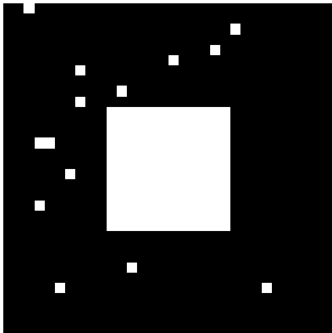
#> input picture D22180_HW_3/s1.png, 332 x 333 px, found by its file name
$ jupyter execute --allow-errors D22180_HW_3_4.ipynb
#> lines starting #> are read from the running program, lines starting #| are printed output that depends on the picture; after the words box and inside, x2 and y2 are one past the last pixel; in counts of white or black regions, pixels touching at a corner belong together
#Problem 4: Binary Image Processing

1.Implement the connected components algorithm and use it to label the binarized version of I.

[cell 1]
import numpy

#> (a cell that did not finish here is left out)

[cell 3]
# CCA Connected Component Analysis Algorithm function
def CCA(I, newI):
    R = numpy.array(newI, dtype=numpy.uint16) #Label Matrix
    # initializing equivalency list
    E = [0] #equivalency_list
    lv = 0 #    Label value
    for i in range(r):
        for j in range(c):
            if I[i, j] == 1:
                top = R[i, j + 1]
                left = R[i + 1, j]
                if top == 0 and left == 0:
                    lv = lv + 1
                    E.append(lv)
                    R[i + 1, j + 1] = lv
                elif top == 0 and left != 0:
                    R[i + 1, j + 1] = left
                elif top != 0 and left == 0:
                    R[i + 1, j + 1] = top
                elif top == left == 1:
                    R[i + 1, j + 1] = top
                else:
                    x = min(top, left)
                    y = max(top, left)
                    R[i + 1, j + 1] = x
                    for v in range(len(E)):
                        if E[v] == y:
                            E[v] = x
    return E

[cell 4]
import cv2
from google.colab.patches import cv2_imshow

#> (a cell that did not finish here is left out)

[cell 6]
print("original image")
B = cv2.imread('/content/drive/MyDrive/D22180_HW_3/s1.png')# original image
#> B is the input picture: shape (333, 332, 3); min 0, max 255, mean 43.8
cv2_imshow(B)

[cell 7]
print("Complement of Original image")
complemented_image_orginalImg = 255 - B
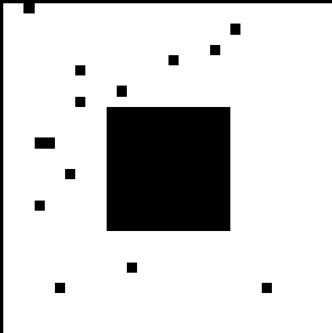
#> complemented_image_orginalImg: shape (333, 332, 3); min 0, max 255, mean 211.2
cv2_imshow(complemented_image_orginalImg)

[cell 8]
#Save image
import os
directory = r'/content/drive/MyDrive/D22180_HW_3'
img = complemented_image_orginalImg
os.chdir(directory)
print(os.listdir(directory))
filename = 'Complement_s1.jpg'
cv2.imwrite(filename, img)
#> Out = True

#APPLY CONNECTED COMPONNET OPERATION

[cell 9]
#Counting the Connected Component
# CCA Connected Component Analysis Algorithm function
def CCA(I, newI):
    R = numpy.array(newI, dtype=numpy.uint16) #Label Matrix
    # initializing equivalency list
    E = [0] #equivalency_list
    lv = 0 #    Label value
    for i in range(r):
        for j in range(c):
            if I[i, j] == 1:
                top = R[i, j + 1]
                left = R[i + 1, j]
                if top == 0 and left == 0:
                    lv = lv + 1
                    E.append(lv)
                    R[i + 1, j + 1] = lv
                elif top == 0 and left != 0:
                    R[i + 1, j + 1] = left
                elif top != 0 and left == 0:
                    R[i + 1, j + 1] = top
                elif top == left == 1:
                    R[i + 1, j + 1] = top
                else:
                    x = min(top, left)
                    y = max(top, left)
                    R[i + 1, j + 1] = x
                    for v in range(len(E)):
                        if E[v] == y:
                            E[v] = x
    return E

#print("original image")
I = cv2.imread('/content/drive/MyDrive/D22180_HW_3/Complement_s1.jpg',0)
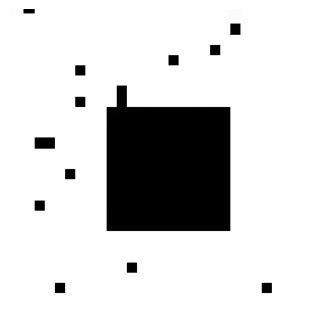
#> input picture D22180_HW_3/Complement_s1.jpg, 332 x 333 px, found by its file name
#> I is the input picture: shape (333, 332); min 0, max 255, mean 216.1
cv2_imshow(I)

# size of image
r = I.shape[0] #r= row
#> r = 333
c = I.shape[1] #c= columns
#> c = 332
#print("convertion image to 0's and 1's")
for i in range(r):
    for j in range(c):
        if I[i, j] >= 127:
            I[i, j] = 1
        else:
            I[i, j] = 0
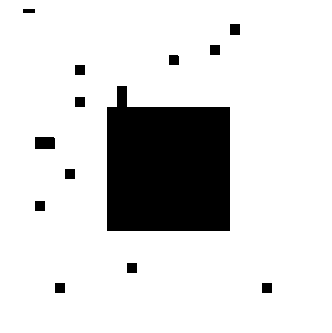
#> I: shape (333, 332); values 0 (black) and 1 (white), 84.8% white; 13 black regions, largest, box (x1, y1, x2, y2) and area: (107, 86, 230, 231) 15462, (35, 137, 55, 149) 239, (230, 24, 240, 35) 110
#print("padding")
newI = numpy.pad(I, pad_width=[(1, 1), (1, 1)], mode='constant', constant_values=0)
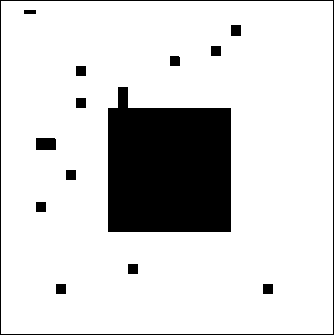
#> newI: shape (335, 334); values 0 (black) and 1 (white), 83.8% white; 14 black regions, largest, box (x1, y1, x2, y2) and area: (108, 87, 231, 232) 15462, (0, 0, 334, 335) 1334, (36, 138, 56, 150) 239
#print("Finding No of Objects by Applying cca")
E = CCA(I, newI)
#> after the loop in CCA, `for i in range(r):`: E = [0, 1]; lv = 1
#> E = [0, 1]
No_Of_CCA_Objects = numpy.count_nonzero(numpy.unique(E))
#> No_Of_CCA_Objects = 1
print('No of Objects: ', No_Of_CCA_Objects)
#| No of Objects:  1

#APPLY MINOR BLOB REMOVAL OPRATION

[cell 10]
# s= size, k=kernel

s = 20
# Structuring Element along with the size
k = numpy.ones((s, s), numpy.uint8)
# padding size
p_s = s//2
# reading of the image
Com = I
# getting size of image
r = Com.shape[0]
c = Com.shape[1]

[cell 11]
print("padding of image") # P_I = padded image
def P_I(Com, padSize):
#> called with padSize = 10
    P_Image = numpy.zeros((r+2*padSize, c+2*padSize), dtype=numpy.uint8)
    # using Slicing
    P_Image[padSize:r+padSize, padSize:c+padSize] = Com
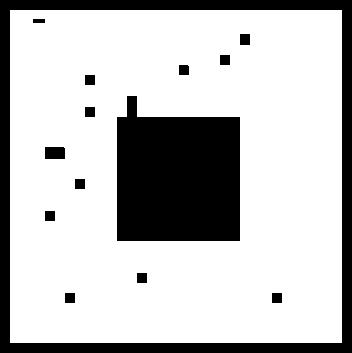
#> P_Image: shape (353, 352); values 0 (black) and 1 (white), 75.5% white; 14 black regions, largest, box (x1, y1, x2, y2) and area: (117, 96, 240, 241) 15462, (0, 0, 352, 353) 13700, (45, 147, 65, 159) 239
    return P_Image

[cell 12]
print(" minor Blob removed image FUNCTION IS WORKING")
def MINNOR_B_R(P_Image, k, s):
#> called with s = 20
    MINNOR_B_R_O = numpy.zeros((r, c), dtype=numpy.uint8)
    for i in range(0, r):
        for j in range(0, c):
            # Slicing
            p = P_Image[i:i+s, j:j+s]
            p1 = p.flatten()
            p2 = k.flatten()
            # sum of kernel and window
            p11 = (numpy.sum(p1))
            p22 = (numpy.sum(p2))*255
            # if Fit condition satisfies
            if p11 == p22:
                MINNOR_B_R_O[i, j] = 255
            else:
                MINNOR_B_R_O[i, j] = numpy.min(p1)
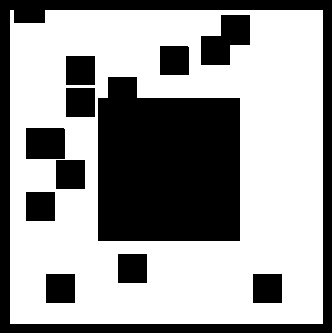
#> MINNOR_B_R_O: shape (333, 332); values 0 (black) and 1 (white), 61% white; 12 black regions, largest, box (x1, y1, x2, y2) and area: (98, 77, 240, 241) 20915, (0, 0, 332, 333) 12677, (201, 15, 250, 65) 1630
    return MINNOR_B_R_O

#  calling the padding function
P_Image = P_I(I, p_s)
#   minor Blob removed image OPERATION
minor_Blob_removed_image = MINNOR_B_R(P_Image, k, s)
print(" minor Blob removed image")
cv2_imshow( minor_Blob_removed_image)

APPLY COMPLEMENT OPERATION ON MINOR BLOB REMOVED IMAGE

[cell 13]
print("Complement of minor Blob removed image")
complemented_minor_Blob_removed_image = 255 - minor_Blob_removed_image
cv2_imshow(complemented_minor_Blob_removed_image)
